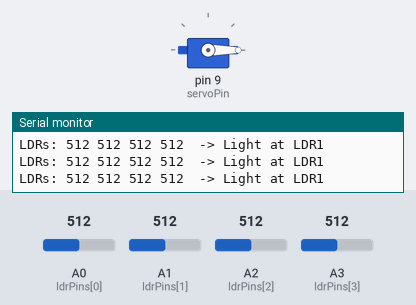
Simulated run of this sketch. Board: Arduino Uno, built with avr-gcc and run on an emulated ATmega328P. Shown: servo, the last lines printed to the serial monitor. The test bench sets the inputs (shaded band); at power-on: A1 (ldrPins[1]) = 512, A3 (ldrPins[3]) = 512, A0 (ldrPins[0]) = 512, A2 (ldrPins[2]) = 512.

Above: at 1.7 s.
1.8 s: A1 (ldrPins[1]) set to 525
At 3.1 s:
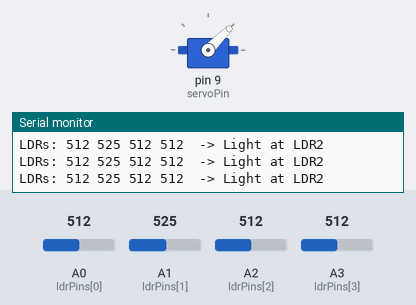
3.4 s: A3 (ldrPins[3]) set to 535
At 4.7 s:
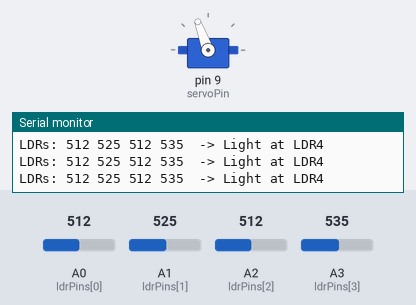
5.0 s: A3 (ldrPins[3]) set to 306
At 6.3 s:
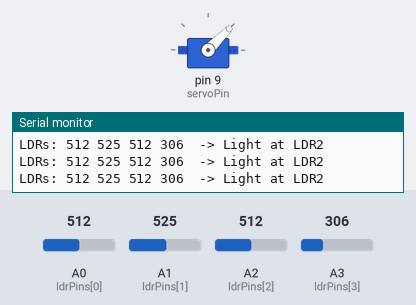
6.6 s: A0 (ldrPins[0]) set to 111
9.6 s: A0 (ldrPins[0]) set to 91
12.6 s: A0 (ldrPins[0]) set to 716
At 14.1 s:
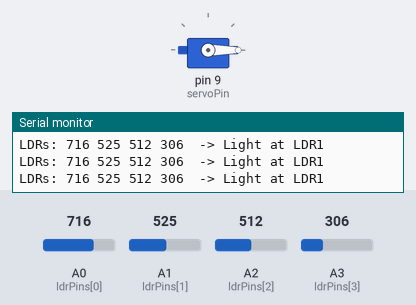
Timing chart, 0 to 15.2 s (numbered marks = the images above; inputs shaded):
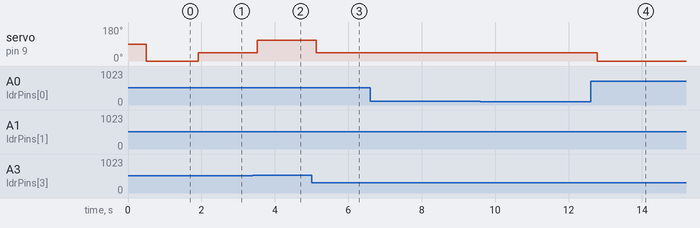

The sketch:

sketch_oct24a.ino
```cpp
#include <Servo.h>

Servo servoMotor;

int ldrPins[4] = {A0, A1, A2, A3};     // LDR connections
int servoPin = 9;                      // Servo pin
int servoPos[4] = {0, 45, 90, 110};    // Positions for each LDR

void setup() {
  Serial.begin(9600);
  servoMotor.attach(servoPin);
  servoMotor.write(90);  // Start centered
  delay(500);
}

void loop() {
  int ldrValues[4];
  int maxValue = 0;
  int maxIndex = 0;

  // Read all LDRs
  for (int i = 0; i < 4; i++) {
    ldrValues[i] = analogRead(ldrPins[i]);
    if (ldrValues[i] > maxValue) {  // move to the greatest LDR value
      maxValue = ldrValues[i];
      maxIndex = i;
    }
  }

  // Move servo toward the brightest LDR
  servoMotor.write(servoPos[maxIndex]);

  // Print readings for explanation
  Serial.print("LDRs: ");
  for (int i = 0; i < 4; i++) {
    Serial.print(ldrValues[i]);
    Serial.print(" ");
  }
  Serial.print(" -> Light at LDR");
  Serial.println(maxIndex + 1);

  delay(200);
}
```

Measured:
- the behaviour switches between 512 and 513 on A1 (ldrPins[1]) (found by bisection; images 0 and 1)
- the behaviour switches between 525 and 526 on A3 (ldrPins[3]) (found by bisection; images 1 and 2)
- after the input at 1.8 s, servo on pin 9 (servoPin): 0° → 45° after 0.11 s
- after the input at 3.4 s, servo on pin 9 (servoPin): 45° → 110° after 0.12 s
- after the input at 5.0 s, servo on pin 9 (servoPin): 110° → 45° after 0.13 s
- after the input at 12.6 s, servo on pin 9 (servoPin): 45° → 0° after 0.19 s
